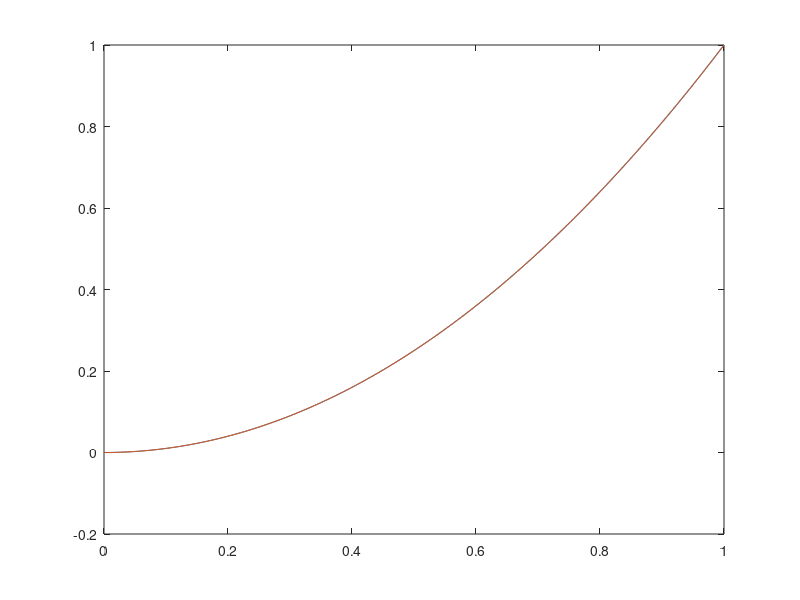
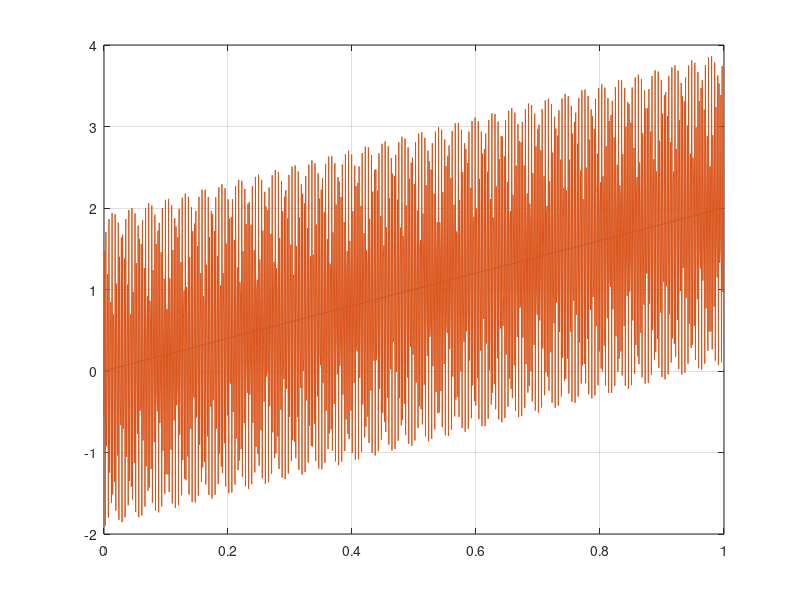

Reproduce these figures in MATLAB, in order.
% задание границ отрезка и точек на нем
a=0; b=1; N=1000;
x=linspace(a,b,N);
% зададим две "близкие" функции
f=x.^2;
g=x.^2+0.001*sin(10000*x);
% построим их графики
figure(1)
plot(x,f,x,g);
% численно продифференцируем обе функции
for k=1:N-1
 df(k)=(f(k+1)-f(k))/(x(k+1)-x(k));
 dg(k)=(g(k+1)-g(k))/(x(k+1)-x(k));
end
% построим графики производных двух заданных функций
figure(2)
plot(x(1:N-1),df,x(1:N-1),dg);
grid on;
